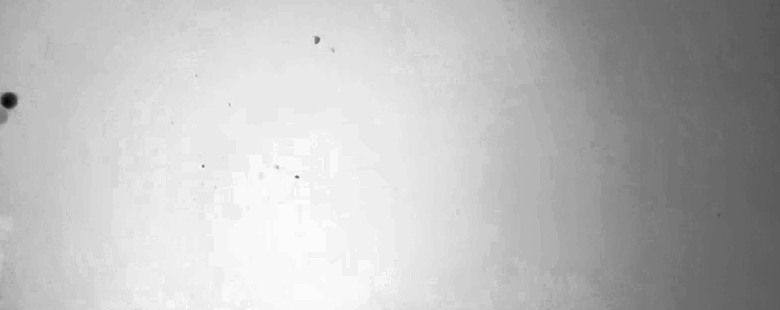
#> input picture IMG_1952/fotograma_0O_396_N.png, 1560 x 620 px (shown at 1/2 size)
$ python diferencias_funcion.py
#> lines starting #> are read from the running program, lines starting #| are printed output that depends on the picture; after the words box and inside, x2 and y2 are one past the last pixel; in counts of white or black regions, pixels touching at a corner belong together
import cv2
from skimage.metrics import structural_similarity as ssim

# 1. Cargar las dos imágenes en escala de grises

pat = 'temporal/'
prefijo = 'fotograma_0O_'

i = 396

file1 = prefijo+str(i)+'_N.png'
file2 = prefijo+str(i+1)+'_N.png'

def ObtenDiferencias_IMG(file1='', file2=''):
#> called with file1 = 'fotograma_0O_396_N.png', file2 = 'fotograma_0O_397_N.png'
  imagen1 = cv2.imread(file1)
#> imagen1 is the input picture: shape (620, 1560, 3); min 0, max 255, mean 188.6
  imagen2 = cv2.imread(file2)
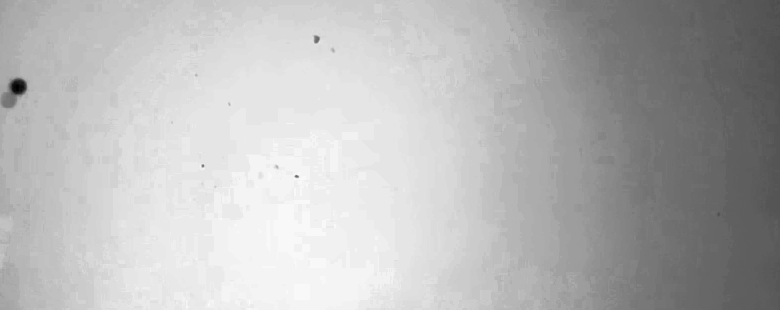
#> input picture IMG_1952/fotograma_0O_397_N.png, 1560 x 620 px (shown at 1/2 size)
#> imagen2 is the input picture: shape (620, 1560, 3); min 0, max 255, mean 183.4

  gris1 = cv2.cvtColor(imagen1, cv2.COLOR_BGR2GRAY)
  gris2 = cv2.cvtColor(imagen2, cv2.COLOR_BGR2GRAY)

  # 2. Calcular el SSIM (puntuación entre -1 y 1) y la imagen de diferencia
  puntaje, diferencia = ssim(gris1, gris2, full=True)
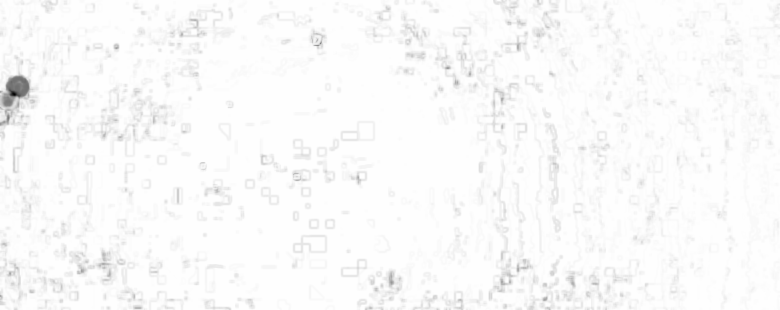
#> diferencia: shape (620, 1560) float64 (shown at 1/2 size); min -0.747, max 1, mean 0.968; drawn with min black and max white
#> puntaje = 0.968
  print(f"Índice de Similitud Estructural (SSIM): {puntaje:.4f}")
#| Índice de Similitud Estructural (SSIM): 0.9680

  # La diferencia está en valores de [0, 1], la convertimos a uint8 [0, 255]
  diferencia = (diferencia * 255).astype("uint8")

  # 3. Aplicar un umbral para destacar zonas con cambios significativos
  _, umbral = cv2.threshold(diferencia, 0, 255, cv2.THRESH_BINARY_INV | cv2.THRESH_OTSU)
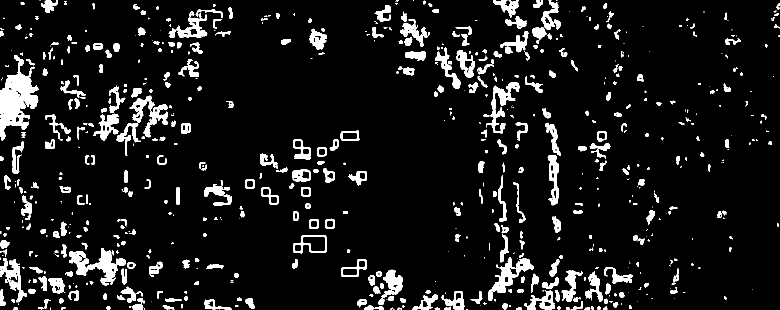
#> umbral: shape (620, 1560) (shown at 1/2 size); 8.6% white; 737 white regions (293 under 20 px)

  # 4. Encontrar contornos de las áreas diferentes
  contornos, _ = cv2.findContours(umbral, cv2.RETR_EXTERNAL, cv2.CHAIN_APPROX_SIMPLE)
#> contornos = 737 contours, 360 with area under 20; largest, box (x1, y1, x2, y2) and area: (0, 110, 77, 281) 6050, (138, 496, 252, 571) 2838, (977, 514, 1067, 602) 2134, (586, 470, 654, 507) 1856, (0, 516, 54, 605) 1562

  # 5. Dibujar rectángulos alrededor de las diferencias en la imagen original
  resultado = imagen1.copy()
  for c in contornos:
    if cv2.contourArea(c) > 50:  # Filtrar ruido pequeño
      x, y, w, h = cv2.boundingRect(c)
      cv2.rectangle(resultado, (x, y), (x + w, y + h), (0, 0, 255), 2)
#> this loop made 737 passes
#> (x, y, w, h) on passes 21, 27, 31, 33, 36, 40, 45, 49, 53, 54, 55, 56: (750, 613, 18, 7), (729, 611, 20, 9), (329, 610, 20, 9), (265, 609, 22, 10), (1005, 607, 10, 12), (1226, 604, 11, 11), (1141, 602, 25, 18), (89, 599, 13, 18), (714, 598, 20, 17), (408, 598, 55, 22), (1208, 597, 8, 11), (756, 597, 13, 13)
#> c on passes 1, 2, 3, 4, 5, 10: [[933, 618], [932, 619], [935, 619], [934, 618]], [[868, 617]], [[288, 617], [288, 619], [289, 619], [289, 617]], [[1207, 616], [1207, 618], [1206, 619], [1207, 619]], [[801, 616], [801, 618], [803, 618], [803, 616]], [[101, 615], [100, 616], [100, 618], [101, 619]]
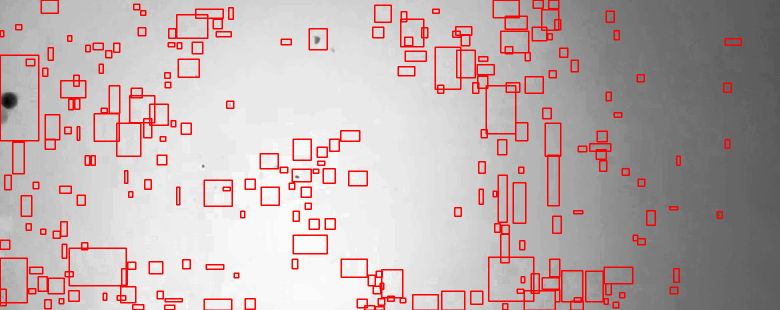
#> resultado: shape (620, 1560, 3) (shown at 1/2 size); 6.28% of pixels changed, all inside (x1, y1, x2, y2) = (0, 0, 1484, 620)

  # Mostrar o guardar la imagen resultante
  cv2.imwrite("diferencias_detectadas.png", resultado)

ObtenDiferencias_IMG(file1, file2)
